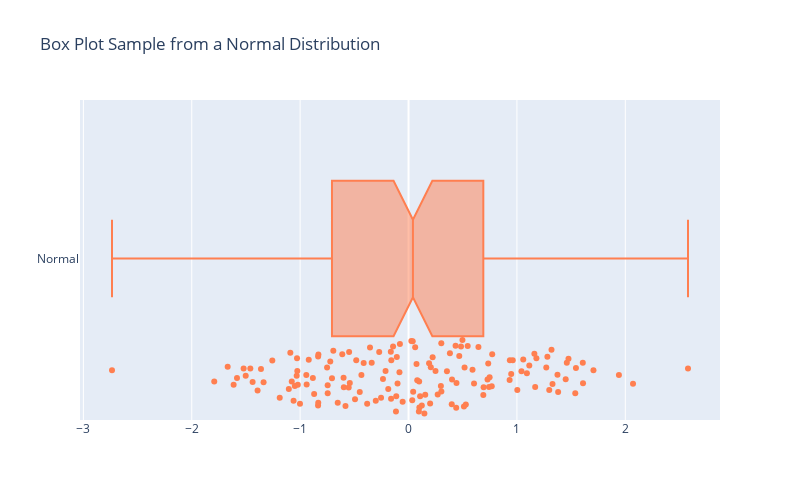

Here is the notebook cell this chart was saved with:
### Code cell
fig = go.Figure()
fig.add_trace(go.Box(x=df["Normal"], 
                     jitter=0.5,
                     notched=True, 
                     marker_color='coral', 
                     boxpoints="all",
                     name='Normal',
                     ))
fig.update_layout(title='Box Plot Sample from a Normal Distribution', 
                  height = 500, width = 800,)

### Figure 1 — Plotly figure (JSON) as saved in the notebook; plotly's stock layout.template omitted (floating-point values rounded to 4 significant figures; data arrays with more than 128 entries replaced by an {"elided": "..."} marker saying what was removed)
{"data": [{"boxpoints": "all", "jitter": 0.5, "marker": {"color": "coral"}, "name": "Normal", "notched": true, "type": "box", "x": {"elided": "150 float values"}}], "layout": {"height": 500, "title": {"text": "Box Plot Sample from a Normal Distribution"}, "width": 800}}
